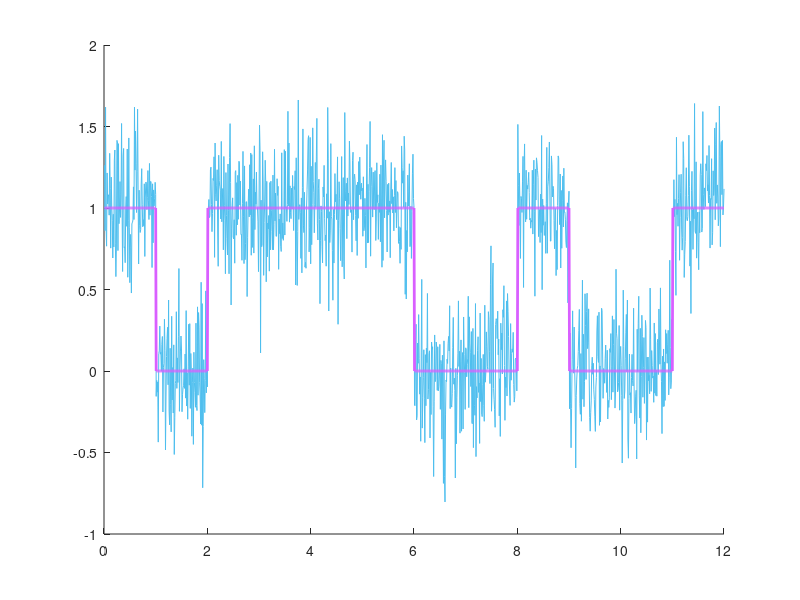

Source code (MATLAB): (Note: this script raises an error after producing the figure.)
%%
% 1
clear all
close all
m = [1 0 1 1 1 1 0 0 1 0 0 1];
y = 0;

for i=1:length(m)
    y(1 + (100 * (i-1)):(100 + (100 * (i-1)))) = (ones(1, 100) * m(i));
end

y_noise = awgn(y, 12);
x = 1:length(y_noise);
figure(1)
hold on
axis([0 12 -1 2])
plot(x/100, y_noise, 'Color', '#4DBEEE');
plot(x/100, y, 'b', 'LineWidth', 2, 'Color', '#D95FFF');
hold off

[b, a] = butter(6, 0.018);

[h, w] = freqz(b, a, 1200)

% axis([0 100 -1 1])
% figure(2)
% plot(w/pi, 20*log10(abs(h)));
% figure(3)
% plot(atan(w), 20*log10(abs(h)));
t = tf(w/pi, (h));
% bode(t);


figure(4)
hold on

y2 = filter(b, a, y_noise);
plot(x, y2,  'Color', '#4DBEEE');
plot(x, y, 'Color', '#D95FFF');


%%
%2

clear all
close all

EbN0 = -4:1:10;
Ebn0_lin = 10.^(EbN0./20)
